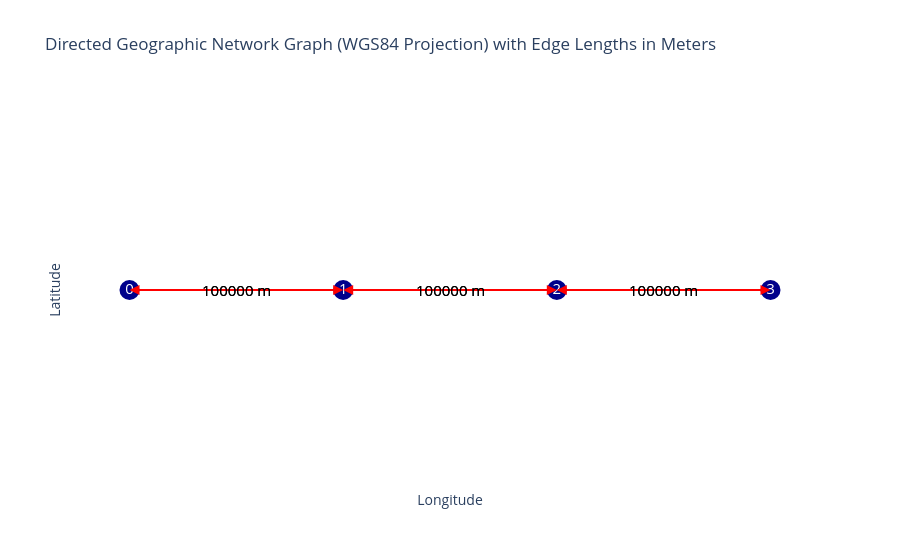

The notebook cell this image was saved under:
### Code cell
plot_graph(FG)

### Figure 1 — Plotly figure (JSON) as saved in the notebook; plotly's stock layout.template omitted (floating-point values rounded to 4 significant figures)
{"data": [{"hoverinfo": "none", "line": {"color": "red", "width": 2}, "mode": "lines", "type": "scatter", "x": [0, 0.8983], "y": [0, 0]}, {"hoverinfo": "none", "line": {"color": "red", "width": 2}, "mode": "lines", "type": "scatter", "x": [0.8983, 0], "y": [0, 0]}, {"hoverinfo": "none", "line": {"color": "red", "width": 2}, "mode": "lines", "type": "scatter", "x": [0.8983, 1.797], "y": [0, 0]}, {"hoverinfo": "none", "line": {"color": "red", "width": 2}, "mode": "lines", "type": "scatter", "x": [1.797, 0.8983], "y": [0, 0]}, {"hoverinfo": "none", "line": {"color": "red", "width": 2}, "mode": "lines", "type": "scatter", "x": [1.797, 2.695], "y": [0, 0]}, {"hoverinfo": "none", "line": {"color": "red", "width": 2}, "mode": "lines", "type": "scatter", "x": [2.695, 1.797], "y": [0, 0]}, {"hoverinfo": "text", "marker": {"color": "darkblue", "size": 20}, "mode": "markers+text", "text": ["0", "1", "2", "3"], "textfont": {"color": "white", "size": 15}, "textposition": "middle center", "type": "scatter", "x": [0, 0.8983, 1.797, 2.695], "y": [0, 0, 0, 0]}], "layout": {"annotations": [{"arrowcolor": "red", "arrowhead": 2, "arrowsize": 2, "arrowwidth": 1, "ax": 0, "axref": "x", "ay": 0, "ayref": "y", "showarrow": true, "x": 0.8983, "xref": "x", "y": 0, "yref": "y"}, {"arrowcolor": "red", "arrowhead": 2, "arrowsize": 2, "arrowwidth": 1, "ax": 0.8983, "axref": "x", "ay": 0, "ayref": "y", "showarrow": true, "x": 0, "xref": "x", "y": 0, "yref": "y"}, {"arrowcolor": "red", "arrowhead": 2, "arrowsize": 2, "arrowwidth": 1, "ax": 0.8983, "axref": "x", "ay": 0, "ayref": "y", "showarrow": true, "x": 1.797, "xref": "x", "y": 0, "yref": "y"}, {"arrowcolor": "red", "arrowhead": 2, "arrowsize": 2, "arrowwidth": 1, "ax": 1.797, "axref": "x", "ay": 0, "ayref": "y", "showarrow": true, "x": 0.8983, "xref": "x", "y": 0, "yref": "y"}, {"arrowcolor": "red", "arrowhead": 2, "arrowsize": 2, "arrowwidth": 1, "ax": 1.797, "axref": "x", "ay": 0, "ayref": "y", "showarrow": true, "x": 2.695, "xref": "x", "y": 0, "yref": "y"}, {"arrowcolor": "red", "arrowhead": 2, "arrowsize": 2, "arrowwidth": 1, "ax": 2.695, "axref": "x", "ay": 0, "ayref": "y", "showarrow": true, "x": 1.797, "xref": "x", "y": 0, "yref": "y"}, {"font": {"color": "black", "size": 15}, "showarrow": false, "text": "100000 m", "x": 0.4492, "y": 0}, {"font": {"color": "black", "size": 15}, "showarrow": false, "text": "100000 m", "x": 0.4492, "y": 0}, {"font": {"color": "black", "size": 15}, "showarrow": false, "text": "100000 m", "x": 1.347, "y": 0}, {"font": {"color": "black", "size": 15}, "showarrow": false, "text": "100000 m", "x": 1.347, "y": 0}, {"font": {"color": "black", "size": 15}, "showarrow": false, "text": "100000 m", "x": 2.246, "y": 0}, {"font": {"color": "black", "size": 15}, "showarrow": false, "text": "100000 m", "x": 2.246, "y": 0}], "plot_bgcolor": "white", "showlegend": false, "title": {"text": "Directed Geographic Network Graph (WGS84 Projection) with Edge Lengths in Meters"}, "xaxis": {"showgrid": false, "showticklabels": false, "title": {"text": "Longitude"}, "zeroline": false}, "yaxis": {"showgrid": false, "showticklabels": false, "title": {"text": "Latitude"}, "zeroline": false}}}
